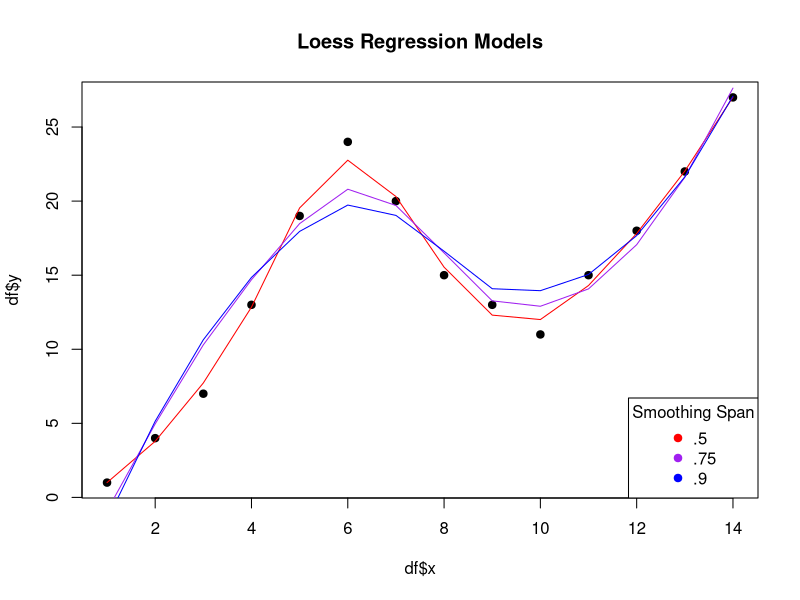

This chart was generated by the following R code: (Note: this script raises an error after producing the figure.)
# veiw dataFrame
df <- data.frame(x=c(1, 2, 3, 4, 5, 6, 7, 8, 9, 10, 11, 12, 13, 14),
                 y=c(1, 4, 7, 13, 19, 24, 20, 15, 13, 11, 15, 18, 22, 27))

# view first six rows of data frame
head(df)

# fit several LOESS regression models to dataset
loess50 <- loess(y ~ x, data = df, span=.5)
smooth50 <- predict(loess50)

loess75 <- loess(y ~ x, data = df, span = .75)
smooth75 <- predict(loess75)

loess90 <- loess(y ~ x, data = df, span = .9)
smooth90 <- predict(loess90)

# create scatterplot with each regression line overlaid
plot(df$x, df$y, pch = 19, main = "Loess Regression Models")
lines(smooth50, x = df$x, col="red")
lines(smooth75, x=df$x, col="purple")
lines(smooth90, x=df$x, col="blue")
legend("bottomright", legend=c(".5", ".75", ".9"),
       col=c("red", "purple", "blue"), pch = 19, title = "Smoothing Span")

# Use K-Fold Cross Validation to Find the Best Model
library("caret")

# define k-fold corss validation method
ctrl <- trainControl(method = "cv", number = 5)
grid <- expand.grid(span = seq(0.5, 0.9, len=5), degree = 1)

# perform cross-validation using smoothing spans ranginf from 0.5 to 0.9
model <- train(y ~ x, data = df, method = "gamLoess", tuneGrid=grid, trControl = ctrl)

# print results of k-fold cross-validation
print(model)
